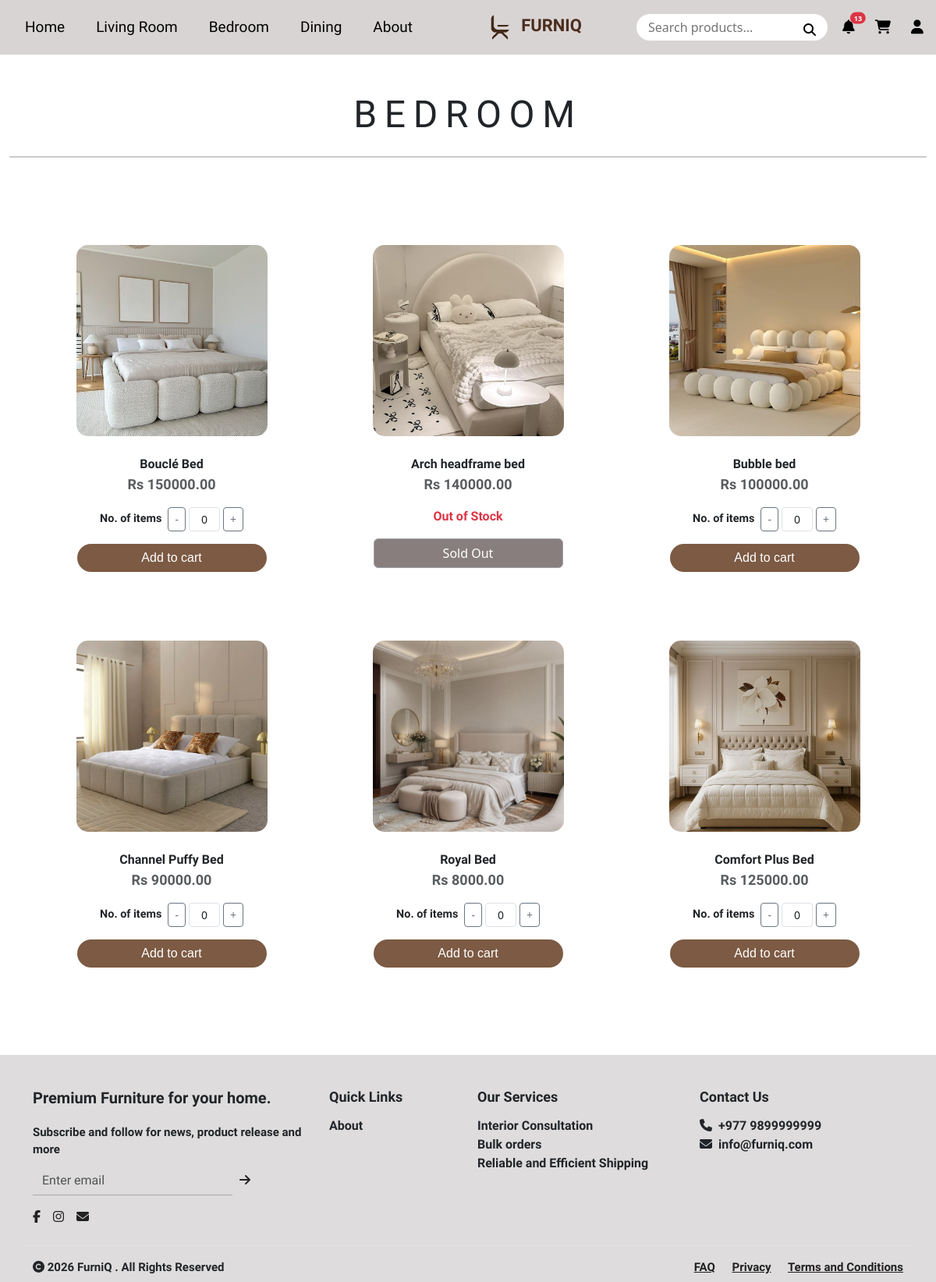
The page /bedroom/ (signed in) on the database as committed earlier.
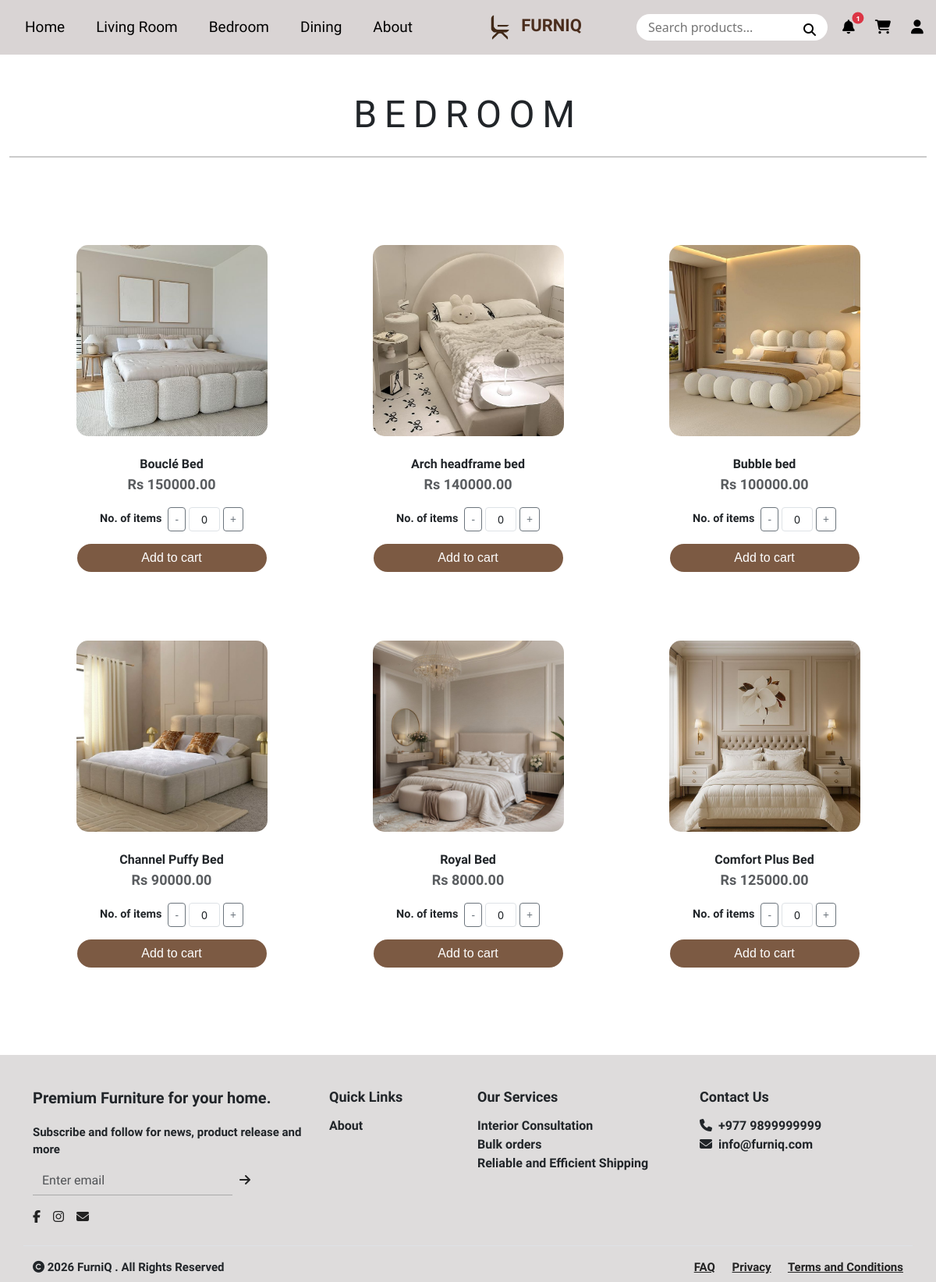
The same page on the database as committed later.
### inventory/models.py (models this page shows, shortened)
class WebsiteContent(models.Model):
    header_title = models.CharField(max_length=100, default='FurniQ')
    footer_text = models.TextField(default='Premium Furniture for your home.')
    footer_address = models.CharField(max_length=255, default='Kathmandu, Nepal')
    contact_email = models.EmailField(default='info@furniq.com')
    contact_phone = models.CharField(max_length=20, default='+977 12345678')
    featured_title = models.CharField(max_length=200, default='Lush Collection 2026')
    featured_subtitle = models.CharField(max_length=200, default='Discover the Art of Living')
    featured_image = models.ImageField(upload_to='site_assets/', null=True, blank=True)
    about_title = models.CharField(max_length=100, default='Our Story')
    about_content = models.TextField(default='We craft furniture with love and precision.')
    about_image = models.ImageField(upload_to='site_assets/', null=True, blank=True)
    created_at = models.DateTimeField(auto_now=True)

class Product(models.Model):
    CATEGORY_CHOICES = [
        ('Bedroom', 'Bedroom'),
        ('Living Room', 'Living Room'),
        ('Dining', 'Dining'),
    ]
    name = models.CharField(max_length=100)
    price = models.DecimalField(max_digits=10, decimal_places=2)
    old_price = models.DecimalField(max_digits=10, decimal_places=2, blank=True, null=True)
    stock = models.IntegerField(default=0)
    category = models.CharField(max_length=50, choices=CATEGORY_CHOICES, default='Living Room')
    assigned_staff = models.ForeignKey(
        User,
        on_delete=models.SET_NULL,
        null=True,
        blank=True,
        limit_choices_to={'is_staff': True}
    )
    image = models.ImageField(upload_to='product_images/', null=True, blank=True)
    is_featured = models.BooleanField(default=False)
    is_popular = models.BooleanField(default=False, verbose_name='Popular (Best Seller)')
    is_special_offer = models.BooleanField(default=False, verbose_name='Special Offer')
    available_for_order = models.BooleanField(default=True)
    is_active = models.BooleanField(default=True, verbose_name='Active (Show on website)')
    description = models.TextField(blank=True, null=True)

### inventory/views.py (the view)
# urls.py: path('bedroom/', views.bedroom, name='bedroom'),
def bedroom(request):
    products = Product.objects.filter(category='Bedroom')
    return render(request, 'inventory/bedroom.html', {'products': products})

### custom_admin/context_processors.py (called while the page is built)
def admin_context(request):
    context = {}
    if request.user.is_authenticated and request.user.is_staff:
        if request.user.is_superuser:
            pending_staff = Profile.objects.filter(
                is_approved=False,
                user__is_staff=True
            ).count()
            context['pending_staff'] = pending_staff
    return context

### inventory/context_processors.py (called while the page is built)
def global_context(request):
    context = {}
    context['site_content'] = WebsiteContent.objects.first()
    if request.user.is_authenticated:
        context['saved_count'] = SavedItem.objects.filter(user=request.user).count()
        unread_notifs = Notification.objects.filter(user=request.user, is_read=False).order_by('-created_at')
        context['notif_count'] = unread_notifs.count()
        context['notifications'] = unread_notifs[:5]
    else:
        context['saved_count'] = 0
        context['notif_count'] = 0
        context['notifications'] = []
    return context

### inventory/templates/inventory/bedroom.html (shortened to what this page needs)
{% extends 'inventory/base.html' %}
{% load static %}
{% block content %}
<section class="container-fluid py-5 bg-white text-center">
    <h1 class="display-5 fw-normal" style="letter-spacing:0.2em; font-family:'Italiana',serif;">BEDROOM</h1>
    <hr class="mt-4" style="border-top:2px solid #333;">
</section>
<div class="container py-5">
    <div class="row row-cols-1 row-cols-md-3 g-4">
        {% for product in products %}
        {% if product.image %}
        <div class="col mb-5">
            <div class="card border-0 text-center h-100">
                <div style="width: 245px; height: 245px; margin: 0 auto; overflow: hidden; border-radius: 15px;">
                    <img src="{{ product.image.url }}" class="card-img-top">
                </div>
                <div class="card-body d-flex flex-column align-items-center">
                    <p class="card-title mt-2" style="font-family:'Italiana',serif; font-weight: bold;">{{ product.name }}</p>
                    <p class="text-muted" style="font-family:'Italiana',serif; font-size:18px; font-weight:bold; margin-top:-8px;">Rs {{ product.price }}</p>
                    {% if product.stock > 0 %}
                    <div class="d-flex justify-content-center align-items-center mb-3">
                        <span class="me-2" style="font-size: 0.9rem; font-family:'Italiana',serif; font-weight: bold;">No. of items</span>
                        <button class="btn btn-sm btn-outline-secondary" onclick="changeQty(this, -1)">-</button>
                        <input type="text" class="form-control form-control-sm mx-1 text-center qty-input" value="0" style="width:40px;" data-stock="{{ product.stock }}" max="{{ product.stock}}" readonly>
                        <button class="btn btn-sm btn-outline-secondary" onclick="changeQty(this, 1)">+</button>
                    </div>
                    <button class="btn btn-brown add-to-cart w-75" style="font-family:'Josefin Sans', sans-serif;" onclick="addToCart('{{ product.name|escapejs }}', this)">
                        Add to cart
                    </button>
                    {% else %}
                    <div class="text-danger fw-bold mb-3" style="font-family:'Italiana',serif;">Out of Stock</div>
                    <button class="btn btn-secondary w-75" disabled style="background-color: #4b3a3aff;">Sold Out</button>
                    {% endif %}
                </div>
            </div>
        </div>
        {% endif %}
        {% endfor %}
    </div>
</div>
{% endblock %}

### inventory/templates/inventory/base.html (shortened to what this page needs)
{% load static %}
<!DOCTYPE html>
<html lang="en">
<head>
    <link href="https://cdn.jsdelivr.net/npm/bootstrap@5.3.0/dist/css/bootstrap.min.css" rel="stylesheet">
    <link rel="stylesheet" href="https://cdnjs.cloudflare.com/ajax/libs/font-awesome/6.5.0/css/all.min.css">
    <link rel="stylesheet" href="{% static 'css/styles.css' %}">
</head>
<body>
    <nav class="navbar navbar-expand-lg navbar-custom">
        <div class="container-fluid">
            <ul class="navbar-nav flex-row">
                <li class="nav-item"><a class="nav-link" href="{% url 'home' %}">Home</a></li>
                <li class="nav-item"><a class="nav-link" href="{% url 'livingroom' %}">Living Room</a></li>
                <li class="nav-item"><a class="nav-link" href="{% url 'bedroom' %}">Bedroom</a></li>
                <li class="nav-item"><a class="nav-link" href="{% url 'dining' %}">Dining</a></li>
                <li class="nav-item"><a class="nav-link" href="{% url 'about' %}">About</a></li>
            </ul>
            <a class="navbar-brand mx-auto text-center" href="{% url 'home' %}" align-items="center">
                <img src="{% static 'images/FurniQ.png' %}" alt="Logo" height="40"
                    class="d-inline-block align-text-center">
                <span class="logo-text">{{ site_content.header_title|default:"FURNIQ"|upper }}</span>
            </a>
            <div class="d-flex align-items-center">
                <form action="{% url 'search_results' %}" method="GET" class="position-relative">
                    <div class="position-relative">
                        <input type="text" name="q" class="search-bar" placeholder="Search products...">
                        <button type="submit"
                            style="background:none; border:none; position:absolute; right:15px; top:8px; padding:0;">
                            <i class="fa fa-search"></i>
                        </button>
                    </div>
                </form>
                <div class="nav-icons-container">
                    <div class="dropdown">
                        <button class="dropdown-trigger position-relative" data-bs-toggle="dropdown"
                            aria-expanded="false">
                            <i class="fa fa-bell"></i>
                            {% if notif_count > 0 %}
                            <span
                                class="position-absolute top-0 start-100 translate-middle badge rounded-pill bg-danger"
                                style="font-size: 9px; padding: 3px 5px;">
                                {{ notif_count }}
                            </span>
                            {% endif %}
                        </button>
                    </div>
                    <a href="{% url 'cart' %}" class="icon-btn position-relative">
                        <i class="fa fa-shopping-cart"></i>
                    </a>
                    {% if user.is_authenticated %}
                    <div class="dropdown">
                        <button class="dropdown-trigger" data-bs-toggle="dropdown" aria-expanded="false">
                            <i class="fa fa-user"></i>
                        </button>
                    </div>
                    {% else %}
                    <a href="{% url 'user' %}" class="icon-btn"><i class="fa fa-user"></i></a>
                    {% endif %}
                </div>
            </div>
        </div>
    </nav>
    <div style="min-height: 50vh;">
        {% block content %}
        {% endblock %}
    </div>
    <footer style="background:#dedcdc; padding:40px 0 0 0; font-family:'Italiana',serif;">
        <div class="container">
            <div class="row">
                <div class="col-md-4 mb-4">
                    <div style="font-size:20px; margin-bottom:18px; font-weight:bold;">{{ site_content.footer_text|default:"Where comfort meets class." }}</div>
                    <div style="font-size:15px; margin-bottom:10px; font-weight:bold;">Subscribe and follow for news,
                        product release and more</div>
                    <form action="{% url 'subscribe' %}" method="POST" class="d-flex mb-3" style="max-width:280px;">
                        <input type="email" name="email" class="form-control rounded-0" placeholder="Enter email" required
                            style="border:none; border-bottom:1px solid #aaa; border-radius:0; background:transparent;">
                        <button type="submit" class="btn btn-link p-0 ms-2" style="color:#222; text-decoration:none;"><i
                                class="fa fa-arrow-right"></i></button>
                    </form>
                    <div>
                        <a href="#" style="color:#222; margin-right:12px;"><i class="fab fa-facebook-f"></i></a>
                        <a href="#" style="color:#222; margin-right:12px;"><i class="fab fa-instagram"></i></a>
                        <a href="#" style="color:#222;"><i class="fa fa-envelope"></i></a>
                    </div>
                </div>
                <div class="col-md-2 mb-4">
                    <div style="font-size:18px; margin-bottom:12px; font-weight:bold;">Quick Links</div>
                    <div style="font-size:16px; font-weight:bold;"><a href="{% url 'about' %}" style="text-decoration:none; color:inherit;">About</a></div>
                </div>
                <div class="col-md-3 mb-4">
                    <div style="font-size:18px; margin-bottom:12px; font-weight:bold;">Our Services</div>
                    <div style="font-size:16px; font-weight:bold;">Interior Consultation</div>
                    <div style="font-size:16px; font-weight:bold;">Bulk orders</div>
                    <div style="font-size:16px; font-weight:bold;">Reliable and Efficient Shipping</div>
                </div>
                <div class="col-md-3 mb-4">
                    <div style="font-size:18px; margin-bottom:12px; font-weight:bold;">Contact Us</div>
                    <div style="font-size:16px; font-weight:bold;"><i class="fa fa-phone me-2"></i>{{ site_content.contact_phone|default:"+977 979-9999999" }}
                    </div>
                    <div style="font-size:16px; font-weight:bold;"><i class="fa fa-envelope me-2"></i>{{ site_content.contact_email|default:"furniq@gmail.com" }}</div>
                </div>
            </div>
            <div class="row border-top pt-3 pb-2" style="font-size:15px; font-weight:bold;">
                <div class="col-md-6 text-start">
                    <span><i class="fa fa-copyright"></i> 2026 {{ site_content.header_title|default:"FurniQ" }} . All Rights Reserved</span>
                </div>
                <div class="col-md-6 text-end">
                    <a href="#" style="color:#222; margin-right:18px; font-weight:bold;">FAQ</a>
                    <a href="#" style="color:#222; margin-right:18px; font-weight:bold;">Privacy</a>
                    <a href="#" style="color:#222; font-weight:bold;">Terms and Conditions</a>
                </div>
            </div>
        </div>
    </footer>
</body>
</html>

### inventory/static/css/styles.css (style rules this page uses)
.navbar-custom { background-color: #d9d4d4; padding: 10px 0; }
.navbar-nav .nav-link { font-family: 'Italiana', serif; font-size: 19px; margin: 0 12px; color: black; }
.logo-text { font-weight: bold; font-family: 'Italiana', serif; font-size: 20px; color: #4b2e1e; }
.nav-icons-container { display: flex; align-items: center; gap: 20px; margin-left: 15px; }
.icon-btn, .dropdown-trigger { margin: 0; padding: 0; display: flex; align-items: center; justify-content: center; width: 24px; height: 24px; background: none; border: none; color: black; cursor: pointer; transition: transform 0.15s ease-in-out, color 0.3s ease-in-out; text-decoration: none; font-size: 18px; }
.btn-brown { background-color: #7c5a43; color: #fff; border-radius: 20px; border: none; }
footer { background: #dedcdc; padding: 40px 0 0 0; font-family: 'Italiana', serif; }

### inventory/templates/inventory/base.html (style rules this page uses)
.navbar-custom { background-color: #d9d4d4; padding: 10px 0; }
.navbar-nav .nav-link { font-family: 'Italiana', serif; font-size: 19px; margin: 0 12px; color: black; }
.logo-text { font-weight: bold; font-family: 'Italiana', serif; font-size: 22px; color: #4b2e1e; }
.search-bar { border-radius: 50px; padding: 5px 15px; border: none; outline: none; width: 245px; }
.nav-icons-container { display: flex; align-items: center; gap: 20px; margin-left: 15px; }
.nav-icons-container .icon-btn, .nav-icons-container .dropdown-trigger { margin: 0 !important; padding: 0; display: flex; align-items: center; justify-content: center; width: 24px; height: 24px; background: none; border: none; color: black; transition: transform 0.15s ease-in-out, color 0.3s ease-in-out; cursor: pointer; }

### inventory/templates/inventory/bedroom.html (style rules this page uses)
.btn-brown { background-color: #7c5a43; color: #fff; border-radius: 20px; }
.card-img-top { width: 100%; height: 100%; object-fit: cover; }

Rows that differ between the two databases and show on the page:
changed Product "Arch headframe bed": value (not shown) → "0"; stock "Out of Stock Sold Out" → "No. of items - + Add to cart"
Other text that changed with them:
{{ notif_count }}: "13" → "1"
